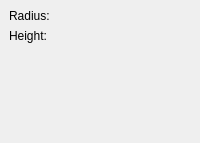
        <widget class="QWidget" name="Page3_cone">
         <layout class="QGridLayout">
          <property name="leftMargin">
           <number>9</number>
          </property>
          <property name="topMargin">
           <number>9</number>
          </property>
          <property name="rightMargin">
           <number>9</number>
          </property>
          <property name="bottomMargin">
           <number>9</number>
          </property>
          <property name="spacing">
           <number>6</number>
          </property>
          <item row="1" column="0">
           <spacer>
            <property name="orientation">
             <enum>Qt::Vertical</enum>
            </property>
            <property name="sizeType">
             <enum>QSizePolicy::Expanding</enum>
            </property>
            <property name="sizeHint" stdset="0">
             <size>
              <width>31</width>
              <height>91</height>
             </size>
            </property>
           </spacer>
          </item>
          <item row="0" column="0">
           <layout class="QGridLayout">
            <property name="leftMargin">
             <number>0</number>
            </property>
            <property name="topMargin">
             <number>0</number>
            </property>
            <property name="rightMargin">
             <number>0</number>
            </property>
            <property name="bottomMargin">
             <number>0</number>
            </property>
            <property name="spacing">
             <number>6</number>
            </property>
            <item row="0" column="2">
             <widget class="Gui::QuantitySpinBox" name="coneRadius1" native="true">
              <property name="keyboardTracking" stdset="0">
               <bool>false</bool>
              </property>
              <property name="unit" stdset="0">
               <string notr="true">mm</string>
              </property>
              <property name="value" stdset="0">
               <double>2.000000000000000</double>
              </property>
             </widget>
            </item>
            <item row="0" column="0">
             <widget class="QLabel" name="textLabel9">
              <property name="text">
               <string>Radius:</string>
              </property>
             </widget>
            </item>
            <item row="1" column="0" rowspan="2">
             <widget class="QLabel" name="textLabel11">
              <property name="text">
               <string>Height:</string>
              </property>
             </widget>
            </item>
            <item row="2" column="2">
             <widget class="Gui::QuantitySpinBox" name="coneHeight" native="true">
              <property name="keyboardTracking" stdset="0">
               <bool>false</bool>
              </property>
              <property name="unit" stdset="0">
               <string notr="true">mm</string>
              </property>
              <property name="value" stdset="0">
               <double>10.000000000000000</double>
              </property>
             </widget>
            </item>
           </layout>
          </item>
         </layout>
        </widget>
